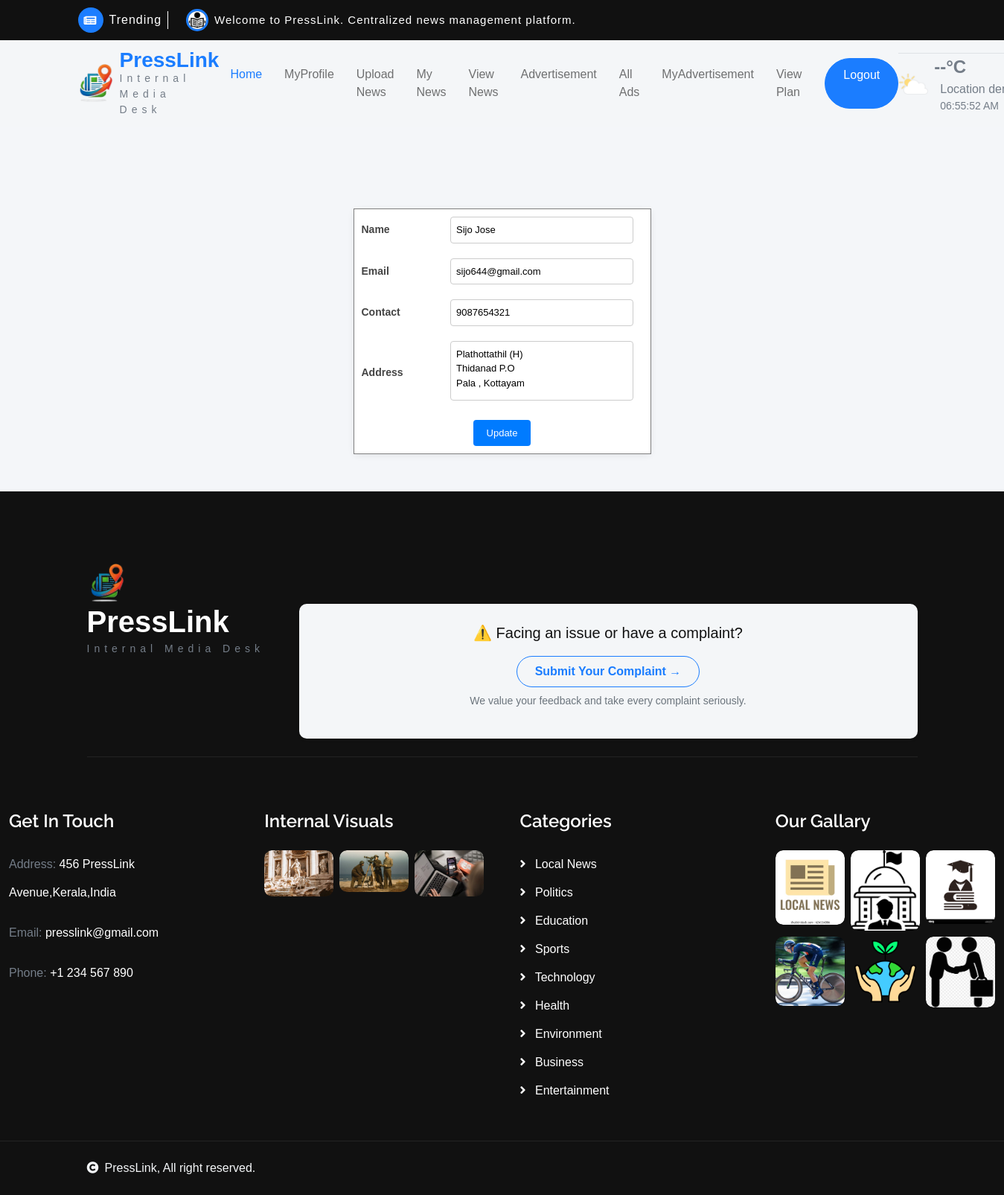
Page /User/EditProfile/ (signed in) on the committed database.
### Guest/models.py (models this page shows)
class tbl_user(models.Model):
    user_name=models.CharField(max_length=50)
    user_email=models.CharField(max_length=50)
    user_contact=models.CharField(max_length=50)
    user_gender=models.CharField(max_length=50)
    user_dob=models.CharField(max_length=50)
    user_address=models.CharField(max_length=80)
    user_photo=models.FileField(upload_to="Assets/UserDocs/")
    user_proof=models.FileField(upload_to="Assets/UserDocs/")
    user_work=models.FileField(upload_to="Assets/UserDocs/")
    skill_type=models.ForeignKey(tbl_skilltype,on_delete=models.CASCADE)
    user_level=models.CharField(max_length=50)
    user_bio=models.CharField(max_length=50)
    user_social=models.CharField(max_length=50)
    user_password=models.CharField(max_length=50)
    user_status=models.IntegerField(default=0)
    place=models.ForeignKey(tbl_place,on_delete=models.CASCADE)

### User/views.py (the view)
# urls.py: path('EditProfile/',views.EditProfile,name="EditProfile"),
def EditProfile(request):
    if "uid" in request.session:
        userdata = tbl_user.objects.get(id=request.session["uid"])
        if request.method == 'POST':
            userdata.user_name = request.POST.get("txt_name")
            userdata.user_email = request.POST.get("txt_email")
            userdata.user_contact = request.POST.get("txt_contact")
            userdata.user_address = request.POST.get("txt_address")
            userdata.save()
            return render(request, 'User/EditProfile.html', {'msg': 'Updated'})
        else:
            return render(request, 'User/EditProfile.html', {'userdata': userdata})
    else:
        return redirect("Guest:Login")

### User/Templates/User/EditProfile.html (shortened to what this page needs)
{% extends 'User/Header.html' %}
{% block content %}
<!DOCTYPE html>
<html lang="en">
<head>
</head>
<body>
    <form action="" method="post">
        <table border="1" align="center">
            <tr>
                <td>Name</td>
                <td>
                    <input type="text" required name="txt_name"
                        id="txt_name Allows Only Alphabets,Spaces and First Letter Must Be Capital Letter"
                        pattern="^[A-Z]+[a-zA-Z ]*$" value="{{userdata.user_name}}">
                </td>
            </tr>
            <tr>
                <td>Email</td>
                <td>
                    <input type="text" required name="txt_email" id="txt_email"
                        value="{{userdata.user_email}}">
                </td>
            </tr>
            <tr>
                <td>Contact</td>
                <td>
                    <input type="text" required name="txt_contact" id="txt_contact"
                        pattern="[7-9]{1}[0-9]{9}"
                        title="Phone number with 7-9 and remaing 9 digit with 0-9"
                        value="{{userdata.user_contact}}">
                </td>
            </tr>
            <tr>
                <td>Address</td>
                <td>
                    <textarea name="txt_address" id="txt_address" required>{{userdata.user_address}}</textarea>
                </td>
            </tr>
            <tr>
                <td colspan="2" align="center">
                    <input type="submit" value="Update">
                </td>
            </tr>
        </table>
    </form>
</body>
</html>
{% endblock %}

### User/Templates/User/EditProfile.html (style rules this page uses)
body { font-family: Arial, sans-serif; background: #f4f6f9; }
form { margin-top: 60px; }
table { background: #fff; border-collapse: collapse; width: 400px; box-shadow: 0 2px 8px rgba(0,0,0,0.08); border-radius: 6px; }
td { padding: 10px; font-size: 14px; }
tr td:first-child { font-weight: 600; color: #444; width: 120px; }
input[type="text"], textarea { width: 95%; padding: 7px; border: 1px solid #ccc; border-radius: 4px; font-size: 13px; outline: none; }
textarea { height: 80px; resize: none; }
input[type="submit"] { background: #007bff; color: white; border: none; padding: 8px 18px; border-radius: 4px; cursor: pointer; font-size: 13px; }

### rows in the picture
tbl_user: txt_name "Sijo Jose", txt_email "sijo644@gmail.com", txt_contact "9087654321", txt_address "Plathottathil (H) Thidanad P.O Pala , Kottayam"
